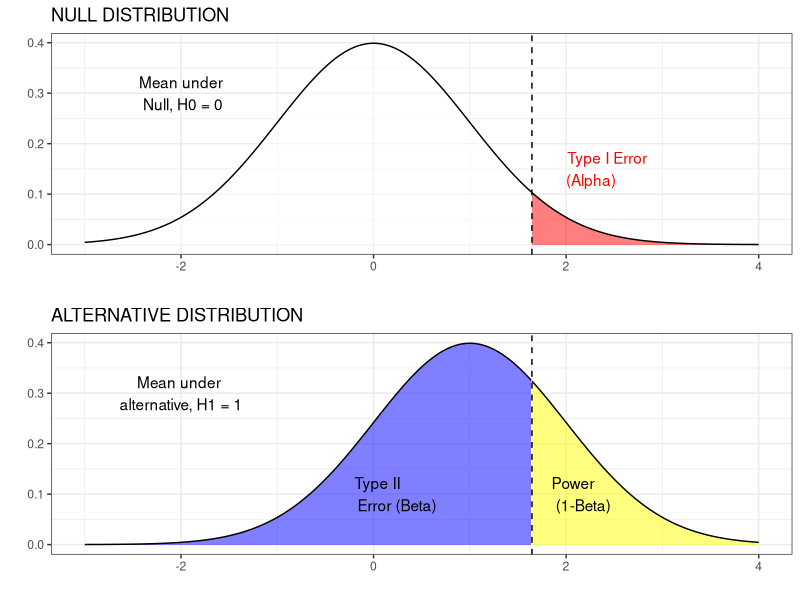
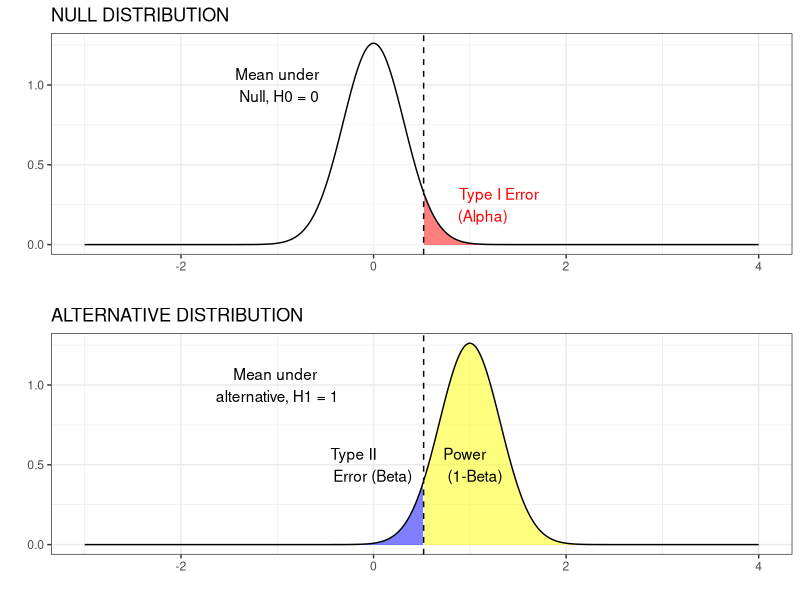

R code for these plots, in order:
## ---- chunk 1
list_of_packages<-c("tidyverse","kableExtra","knitr")
new.packages <- list_of_packages[!(list_of_packages %in% installed.packages()[,"Package"])]
if(length(new.packages))install.packages(new.packages,dependencies = TRUE)

library(tidyverse)
library(kableExtra)
library(knitr)
## ---- chunk 2
mymat<-matrix(NA,nrow=2,ncol=4)

mymat[,1]<-rep("Predicted",2)
mymat[,2]<-c("Predicted Positive","Predicted Negative")
mymat[,3]<-c("True Positive \n POWER","False Negative \n Type II error")
mymat[,4]<-c("False Positive \n Type I error","True Negative")

mymat<-as.data.frame(mymat)
names(mymat)<-c("","","Condition positive","Condition negative")

kable(mymat, align = "c") %>%
  kable_styling(c("striped", "bordered"),full_width = F) %>%
  column_spec(1:2, bold = T) %>%
  column_spec(1:4,width = "9em") %>%
  collapse_rows(columns = 1, valign = "middle")%>%add_header_above(c(" "," ","True" = 2))
## ---- chunk 3
#https://stats.stackexchange.com/questions/14140/how-to-best-display-graphically-type-ii-beta-error-power-and-sample-size

#TeachingDemos package in R for inspiration.

library(magrittr)
library(ggplot2)
library(ggpubr)

mha <- 1  # mean under the alternative
z <- qnorm(1-0.05,0,1/sqrt(1))   
n <- 1
x <- seq(-3, 4, length=1000)
dh0 <- dnorm(x, 0, 1/sqrt(n))
dh1 <- dnorm(x, mha, 1/sqrt(n))
mydata<-data.frame(x,dh0,dh1) %>% mutate(area = x >= z)


p1<-ggplot(data = mydata, aes(x = x, ymin = 0, ymax = dh0, fill = area)) +
  geom_ribbon(alpha=0.5) +
  geom_line(aes(y = dh0)) +
  geom_vline(xintercept = z, linetype = 'dashed') +
  theme_bw()+ylab("") +theme(legend.title = element_blank(),legend.text = element_text(c("Alpha","")))+ scale_fill_manual(labels = c("","Alpha"),values=c("white","red"))+
  annotate(geom = 'text', x = z+0.2, y = 0.15, colour="red", label = 'Type I Error\n (Alpha)', hjust = -0.2)+annotate(geom = 'text', x = -2, y = 0.3, label = 'Mean under\n Null, H0 = 0')+xlab("")+theme(legend.position = "none")+ggtitle("NULL DISTRIBUTION")

p2<-ggplot(data = mydata, aes(x = x, ymin = 0, ymax = dh1, fill = area)) +
  geom_ribbon(alpha=0.5) +
  geom_line(aes(y = dh1)) +
  geom_vline(xintercept = z, linetype = 'dashed') +
  theme_bw()+ylab("") +theme(legend.title = element_blank(),legend.text = element_text(c("Power","Type II (Beta)")))+ scale_fill_manual(labels = c("Type II (Beta)","Power"),values=c("Blue","yellow"))+
  annotate(geom = 'text', x = -0.25, y = 0.1, label = 'Type II \nError (Beta)', hjust = -0.1) +
  annotate(geom = 'text', x = z+0.2, y = 0.1, label = 'Power\n (1-Beta)', hjust = -0.01)+
  annotate(geom = 'text', x = -2, y = 0.3, label = 'Mean under \nalternative, H1 = 1')+xlab("")+theme(legend.position = "none")+ggtitle("ALTERNATIVE DISTRIBUTION")

ggarrange(p1, p2, ncol = 1, nrow = 2)


## ---- chunk 4
#https://stats.stackexchange.com/questions/14140/how-to-best-display-graphically-type-ii-beta-error-power-and-sample-size

#TeachingDemos package in R for inspiration.

library(magrittr)
library(ggplot2)
library(ggpubr)

mha <- 1  # mean under the alternative
n <- 10
z <- qnorm(1-0.05,0,1/sqrt(n))   

x <- seq(-3, 4, length=1000)
dh0 <- dnorm(x, 0, 1/sqrt(n))
dh1 <- dnorm(x, mha, 1/sqrt(n))
mydata<-data.frame(x,dh0,dh1) %>% mutate(area = x >= z)


p1<-ggplot(data = mydata, aes(x = x, ymin = 0, ymax = dh0, fill = area)) +
  geom_ribbon(alpha=0.5) +
  geom_line(aes(y = dh0)) +
  geom_vline(xintercept = z, linetype = 'dashed') +
  theme_bw()+ylab("") +theme(legend.title = element_blank(),legend.text = element_text(c("Alpha","")))+ scale_fill_manual(labels = c("","Alpha"),values=c("white","red"))+
  annotate(geom = 'text', x = z+0.2, y = 0.25, colour="red", label = 'Type I Error\n (Alpha)', hjust = -0.2)+annotate(geom = 'text', x = -1, y = 1, label = 'Mean under\n Null, H0 = 0')+xlab("")+theme(legend.position = "none")+ggtitle("NULL DISTRIBUTION")

p2<-ggplot(data = mydata, aes(x = x, ymin = 0, ymax = dh1, fill = area)) +
  geom_ribbon(alpha=0.5) +
  geom_line(aes(y = dh1)) +
  geom_vline(xintercept = z, linetype = 'dashed') +
  theme_bw()+ylab("") +theme(legend.title = element_blank(),legend.text = element_text(c("Power","Type II (Beta)")))+ scale_fill_manual(labels = c("Type II (Beta)","Power"),values=c("Blue","yellow"))+
  annotate(geom = 'text', x = -0.5, y = 0.5, label = 'Type II \nError (Beta)', hjust = -0.1) +
  annotate(geom = 'text', x = z+0.2, y = 0.5, label = 'Power\n (1-Beta)', hjust = -0.01)+
  annotate(geom = 'text', x = -1, y = 1, label = 'Mean under \nalternative, H1 = 1')+xlab("")+theme(legend.position = "none")+ggtitle("ALTERNATIVE DISTRIBUTION")

ggarrange(p1, p2, ncol = 1, nrow = 2)


## ---- chunk 5
